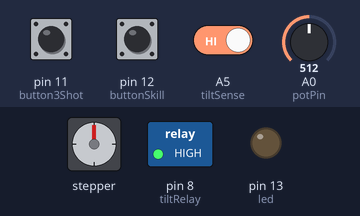
The sketch below on a simulated Arduino Uno, built with avr-gcc and run on an emulated ATmega328P. Shown: stepper motor, switched loads named in the sketch (green lamp = pin HIGH), output pins drawn as LEDs (lit = HIGH). The test bench sets the inputs (shaded band); at power-on: pin 11 (button3Shot) HIGH, pin 12 (buttonSkill) HIGH, A5 (tiltSense) HIGH, A0 (potPin) = 512. Stepper angles assume 200 steps per turn.

Above: at 1.2 s.
1.3 s: pin 11 (button3Shot) pulled LOW for 0.15 s
At 1.45 s:
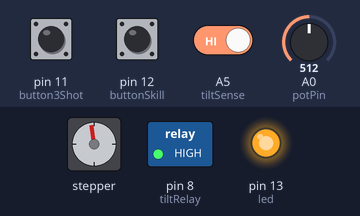
4.3 s: pin 12 (buttonSkill) pulled LOW for 1 s
At 6.5 s:
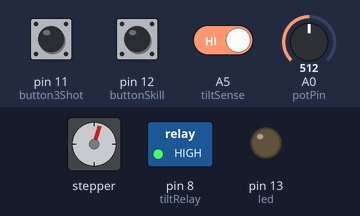
6.8 s: A5 (tiltSense) driven LOW
At 8.4 s:
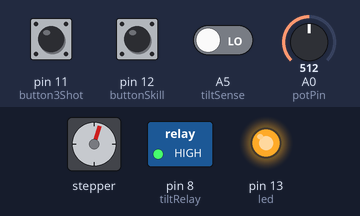
Timing chart, 0 to 9.9 s (numbered marks = the images above; inputs shaded):
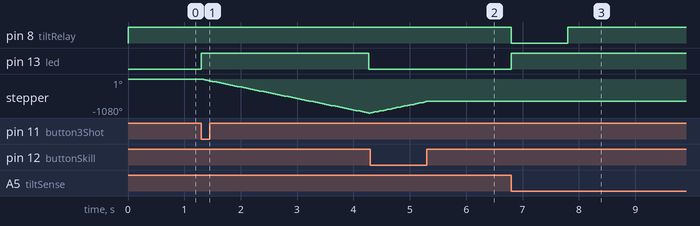

Measured:
- after the input at 1.3 s, pin 13 (led): LOW → HIGH at once, → LOW 3.0 s later; stepper: keeps turning counter-clockwise at about 363°/s, starting at once
- after the input at 4.3 s, stepper: turns 378° clockwise in 1.0 s, starting at once
- after the input at 6.8 s, pin 8 (tiltRelay): HIGH → LOW at once, → HIGH 1.0 s later; pin 13 (led): LOW → HIGH at once

The sketch:

Coin_Pusher_v0_2.ino
```cpp
/*Coin Pusher V0_2 by Ryan Bates (c) 2016 Retro Built Games
Features: Tilt sensor, Tilt LED, speed adjustment for stepper.
Basic operation to drive a UNIPOLAR stepper motor with a button and a ULN2803 (8 arrary darlington stepper)
Code will also work with four TIP120 darlington transistors. If using a Arduino Motor Sheild you'll have to modify this code.

*/
const int button3Shot = 11;
const int buttonSkill = 12;
const int led = 13;
const int tiltRelay = 8;
const int tiltSense = A5;
long timeout = 86400000; //~1 day in millis
int speedValue =0;
int potPin =A0;

long StepperRPM = 100;  // default speed and hold variable
int buttonState3Shot = HIGH;
int buttonStateSkill = HIGH;

#include <Stepper.h>

const int stepsPerRevolution = 200;  //
Stepper Ystepper(stepsPerRevolution, 2,3,4,5);

void setup() {
  Serial.begin(9600);
   pinMode(button3Shot, INPUT_PULLUP); //enable intermal pull ups. Note all functioning logic must trigger low.
   pinMode(buttonSkill, INPUT_PULLUP);
   pinMode(tiltSense, INPUT_PULLUP);
   pinMode(tiltRelay, OUTPUT);

  pinMode(led, OUTPUT);
  digitalWrite(led,LOW);
  digitalWrite(tiltRelay,HIGH);

}

void loop() {
  speedValue = analogRead(potPin); //read the voltage at the potentiometer ( 0 - 5v)
                                    //then convert this reading to the analog resolution number (0-1023)

  if (digitalRead(tiltSense)==LOW) { //if the tilt sensor is not connected, this IF statement will never trigger.
    digitalWrite(led,HIGH);
    digitalWrite(tiltRelay, LOW);            // relay triggers on LOW
    delay(1000); digitalWrite(tiltRelay, HIGH);
    delay(1500); //this longer delay is to "wait out" the swinging plum blob. After a hard tilt,
                 //the plum bob will continue to swing and may continue to trigger the bell until dampened
    delay(timeout); // essentially redering the machine out of service [tilt] until the reset button is pressed on the atmega
  }

 //----------Stepper Forward-----------------------------------------------------------------------------
Ystepper.setSpeed(speedValue/10 + 10);      // will give a stepper speed range of ~10 RPM - 110 RPM. Max speed is ~120RPM. if you go beyond 120RPM, motor will skip steps
  while ((digitalRead(buttonSkill)==LOW) && (digitalRead(tiltSense)==HIGH)) {     //If button is pressed and tilt has not been activated, drive motor
    //digitalWrite(led,HIGH);                //when button is pressed (goes low) turn led on and move stepper 200 steps
    Ystepper.step(10);                     //200 steps = 1 rotation
                      }
//----------Stepper Backward---------------------------------------------------------------------------
 Ystepper.setSpeed(speedValue/10 + 10);      //optional to have 2nd button or alternate motor drive profile
  while (digitalRead(button3Shot) == LOW) {
digitalWrite(led,HIGH);
    Ystepper.step(-600);                     //-200 steps = 1 rotation (opposite rotation)
                      }

digitalWrite(2,LOW); //disables hold (no current supplied to stepper when idle)
digitalWrite(3,LOW);
digitalWrite(4,LOW);
digitalWrite(5,LOW);

digitalWrite(led,LOW);

}
```
